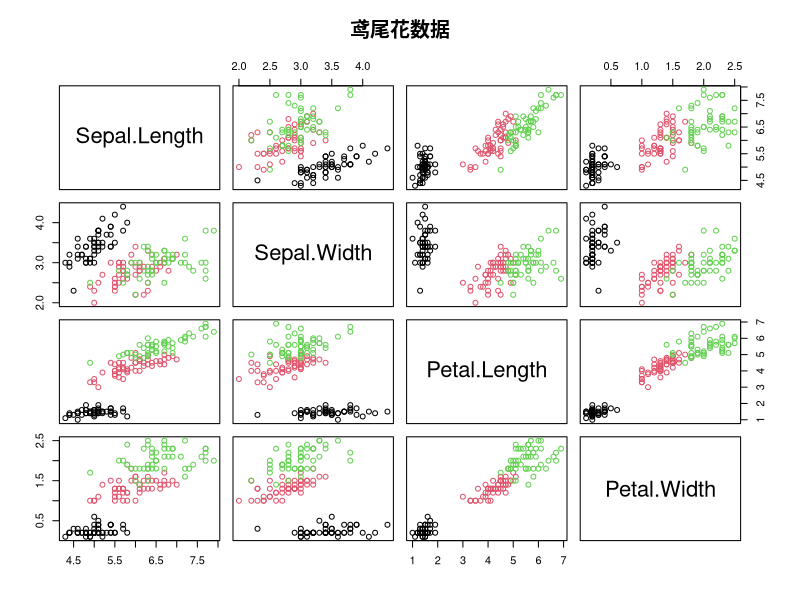

R code for this plot:
## ---- chunk 1
knitr::opts_chunk$set(collapse = TRUE, fig.showtext = TRUE)
## ---- chunk 2
plot(iris[,-5], col = iris$Species, main = '鸢尾花数据')
## ---- chunk 3
sessionInfo()
## ---- chunk 4
list.files(.libPaths())
